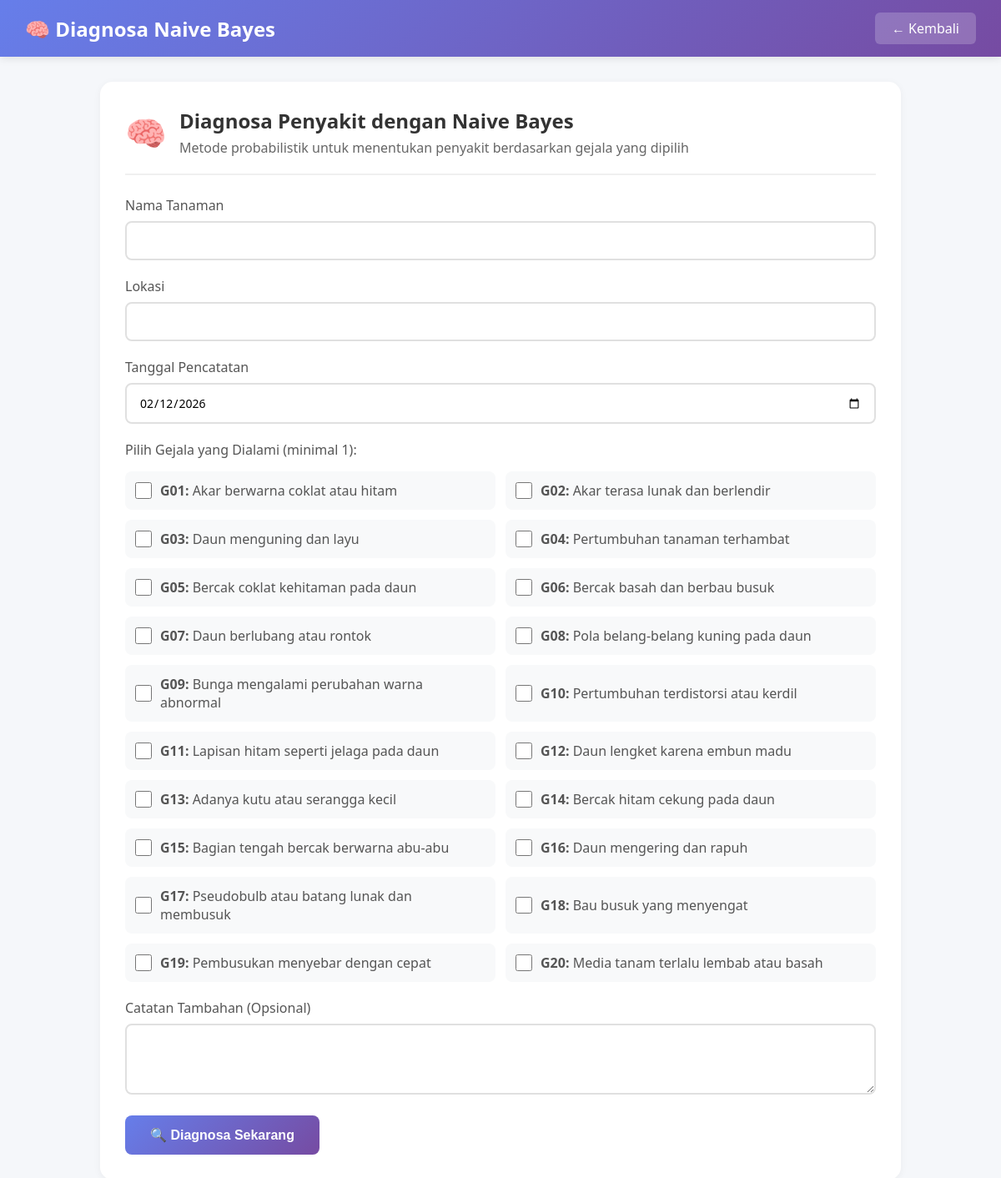
The page /diagnosa_naive_bayes.php (signed in) on the database its author committed.
### tables this page shows
CREATE TABLE IF NOT EXISTS gejala (
    id INT AUTO_INCREMENT PRIMARY KEY,
    kode_gejala VARCHAR(10) NOT NULL UNIQUE,
    nama_gejala VARCHAR(200) NOT NULL,
    created_at TIMESTAMP DEFAULT CURRENT_TIMESTAMP
);

### diagnosa_naive_bayes.php (the view, shortened to what this page needs)
<?php
$conn = getConnection();
$gejala_list = $conn->query("SELECT * FROM gejala ORDER BY kode_gejala");
$gejala_dipilih = [];
?>
<!DOCTYPE html>
<html lang="id">
<head>
</head>
<body>
    <div class="navbar">
        <div class="navbar-brand">🧠 Diagnosa Naive Bayes</div>
        <a href="index.php" class="btn-back">← Kembali</a>
    </div>
    <div class="container">
        <div class="card">
            <div class="card-header">
                <div class="card-icon">🧠</div>
                <div>
                    <h2 class="card-title">Diagnosa Penyakit dengan Naive Bayes</h2>
                    <p style="color: #666; margin-top: 5px;">Metode probabilistik untuk menentukan penyakit berdasarkan gejala yang dipilih</p>
                </div>
            </div>
            <form method="POST">
                <div class="form-group">
                    <label>Nama Tanaman</label>
                    <input type="text" name="nama_tanaman" required value="<?php echo isset($_POST['nama_tanaman']) ? htmlspecialchars($_POST['nama_tanaman']) : ''; ?>">
                </div>
                <div class="form-group">
                    <label>Lokasi</label>
                    <input type="text" name="lokasi" required value="<?php echo isset($_POST['lokasi']) ? htmlspecialchars($_POST['lokasi']) : ''; ?>">
                </div>
                <div class="form-group">
                    <label>Tanggal Pencatatan</label>
                    <input type="date" name="tanggal" required value="<?php echo isset($_POST['tanggal']) ? $_POST['tanggal'] : date('Y-m-d'); ?>">
                </div>
                <div class="form-group">
                    <label>Pilih Gejala yang Dialami (minimal 1):</label>
                    <div class="gejala-grid">
                        <?php while ($gejala = $gejala_list->fetch_assoc()): ?>
                            <div class="checkbox-item">
                                <input type="checkbox"
                                       name="gejala[]"
                                       value="<?php echo $gejala['kode_gejala']; ?>"
                                       id="g_<?php echo $gejala['id']; ?>"
                                       <?php echo in_array($gejala['kode_gejala'], $gejala_dipilih) ? 'checked' : ''; ?>>
                                <label for="g_<?php echo $gejala['id']; ?>">
                                    <strong><?php echo $gejala['kode_gejala']; ?>:</strong> <?php echo $gejala['nama_gejala']; ?>
                                </label>
                            </div>
                        <?php endwhile; ?>
                    </div>
                </div>
                <div class="form-group">
                    <label>Catatan Tambahan (Opsional)</label>
                    <textarea name="catatan" rows="3"><?php echo isset($_POST['catatan']) ? htmlspecialchars($_POST['catatan']) : ''; ?></textarea>
                </div>
                <button type="submit" class="btn-submit">🔍 Diagnosa Sekarang</button>
            </form>
        </div>
    </div>
</body>
</html>

### diagnosa_naive_bayes.php (style rules this page uses)
* { margin: 0; padding: 0; box-sizing: border-box; }
body { font-family: 'Segoe UI', Tahoma, Geneva, Verdana, sans-serif; background: #f5f7fa; }
.navbar { background: linear-gradient(135deg, #667eea 0%, #764ba2 100%); color: white; padding: 15px 30px; display: flex; justify-content: space-between; align-items: center; box-shadow: 0 2px 10px rgba(0,0,0,0.1); }
.navbar-brand { font-size: 24px; font-weight: bold; }
.btn-back { background: rgba(255,255,255,0.2); color: white; padding: 8px 20px; border-radius: 6px; text-decoration: none; transition: all 0.3s; }
.container { max-width: 1000px; margin: 30px auto; padding: 0 20px; }
.card { background: white; padding: 30px; border-radius: 15px; box-shadow: 0 2px 10px rgba(0,0,0,0.05); margin-bottom: 20px; }
.card-header { display: flex; align-items: center; gap: 15px; margin-bottom: 25px; padding-bottom: 20px; border-bottom: 2px solid #f0f0f0; }
.card-icon { font-size: 40px; }
.card-title { font-size: 24px; color: #333; }
.form-group { margin-bottom: 20px; }
label { display: block; margin-bottom: 8px; color: #555; font-weight: 500; }
input[type="text"], input[type="date"], textarea { width: 100%; padding: 12px 15px; border: 2px solid #e0e0e0; border-radius: 8px; font-size: 14px; font-family: inherit; }
.gejala-grid { display: grid; grid-template-columns: repeat(auto-fill, minmax(300px, 1fr)); gap: 12px; margin-top: 15px; }
.checkbox-item { display: flex; align-items: center; padding: 12px; background: #f8f9fa; border-radius: 8px; transition: all 0.3s; }
.checkbox-item input[type="checkbox"] { width: 20px; height: 20px; margin-right: 10px; cursor: pointer; }
.checkbox-item label { margin: 0; cursor: pointer; flex: 1; }
.btn-submit { background: linear-gradient(135deg, #667eea 0%, #764ba2 100%); color: white; padding: 14px 30px; border: none; border-radius: 8px; font-size: 16px; font-weight: 600; cursor: pointer; transition: transform 0.2s; }

### rows shown on the page
gejala: kode_gejala "G01", nama_gejala "Akar berwarna coklat atau hitam"
gejala: kode_gejala "G02", nama_gejala "Akar terasa lunak dan berlendir"
gejala: kode_gejala "G03", nama_gejala "Daun menguning dan layu"
gejala: kode_gejala "G04", nama_gejala "Pertumbuhan tanaman terhambat"
gejala: kode_gejala "G05", nama_gejala "Bercak coklat kehitaman pada daun"
gejala: kode_gejala "G06", nama_gejala "Bercak basah dan berbau busuk"
gejala: kode_gejala "G07", nama_gejala "Daun berlubang atau rontok"
gejala: kode_gejala "G08", nama_gejala "Pola belang-belang kuning pada daun"
gejala: kode_gejala "G09", nama_gejala "Bunga mengalami perubahan warna abnormal"
gejala: kode_gejala "G10", nama_gejala "Pertumbuhan terdistorsi atau kerdil"
gejala: kode_gejala "G11", nama_gejala "Lapisan hitam seperti jelaga pada daun"
gejala: kode_gejala "G12", nama_gejala "Daun lengket karena embun madu"
gejala: kode_gejala "G13", nama_gejala "Adanya kutu atau serangga kecil"
gejala: kode_gejala "G14", nama_gejala "Bercak hitam cekung pada daun"
gejala: kode_gejala "G15", nama_gejala "Bagian tengah bercak berwarna abu-abu"
gejala: kode_gejala "G16", nama_gejala "Daun mengering dan rapuh"
gejala: kode_gejala "G17", nama_gejala "Pseudobulb atau batang lunak dan membusuk"
gejala: kode_gejala "G18", nama_gejala "Bau busuk yang menyengat"
gejala: kode_gejala "G19", nama_gejala "Pembusukan menyebar dengan cepat"
gejala: kode_gejala "G20", nama_gejala "Media tanam terlalu lembab atau basah"
